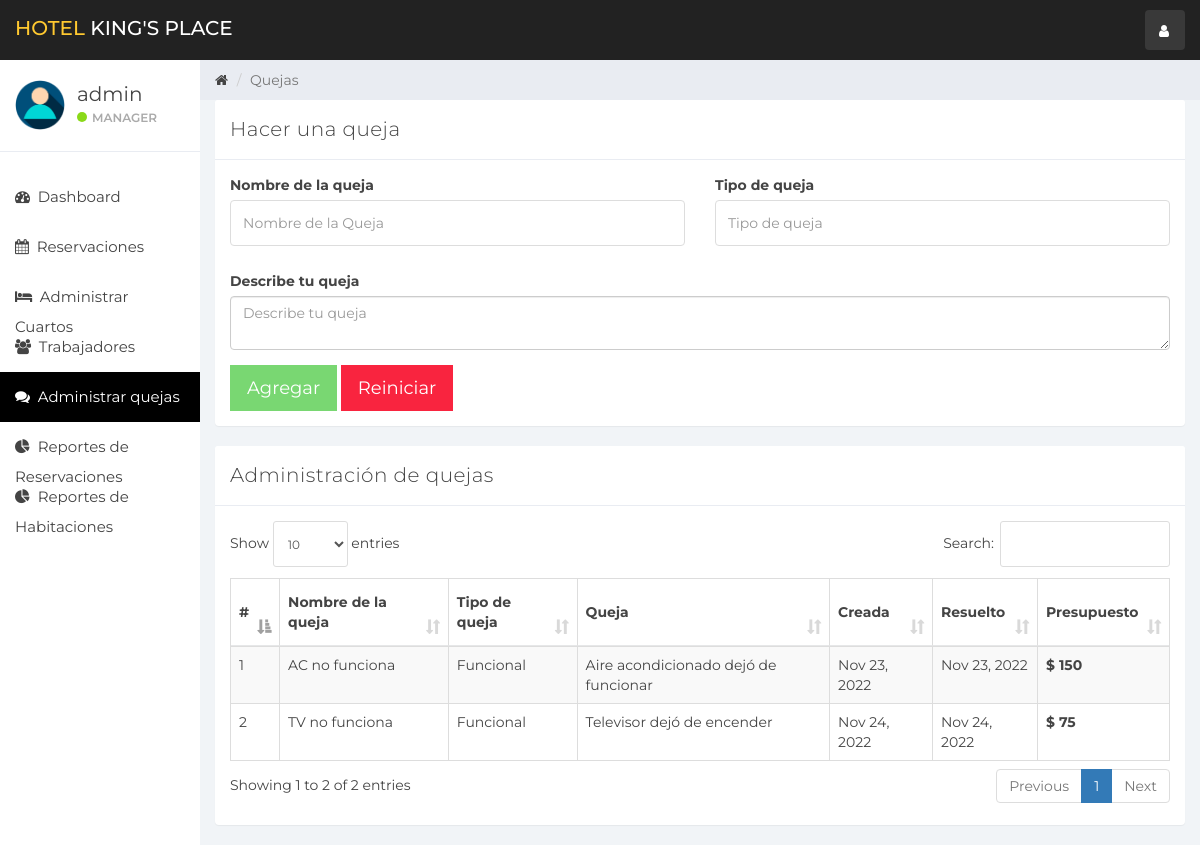
Page /index.php?quejas (signed in) on the earlier database version.
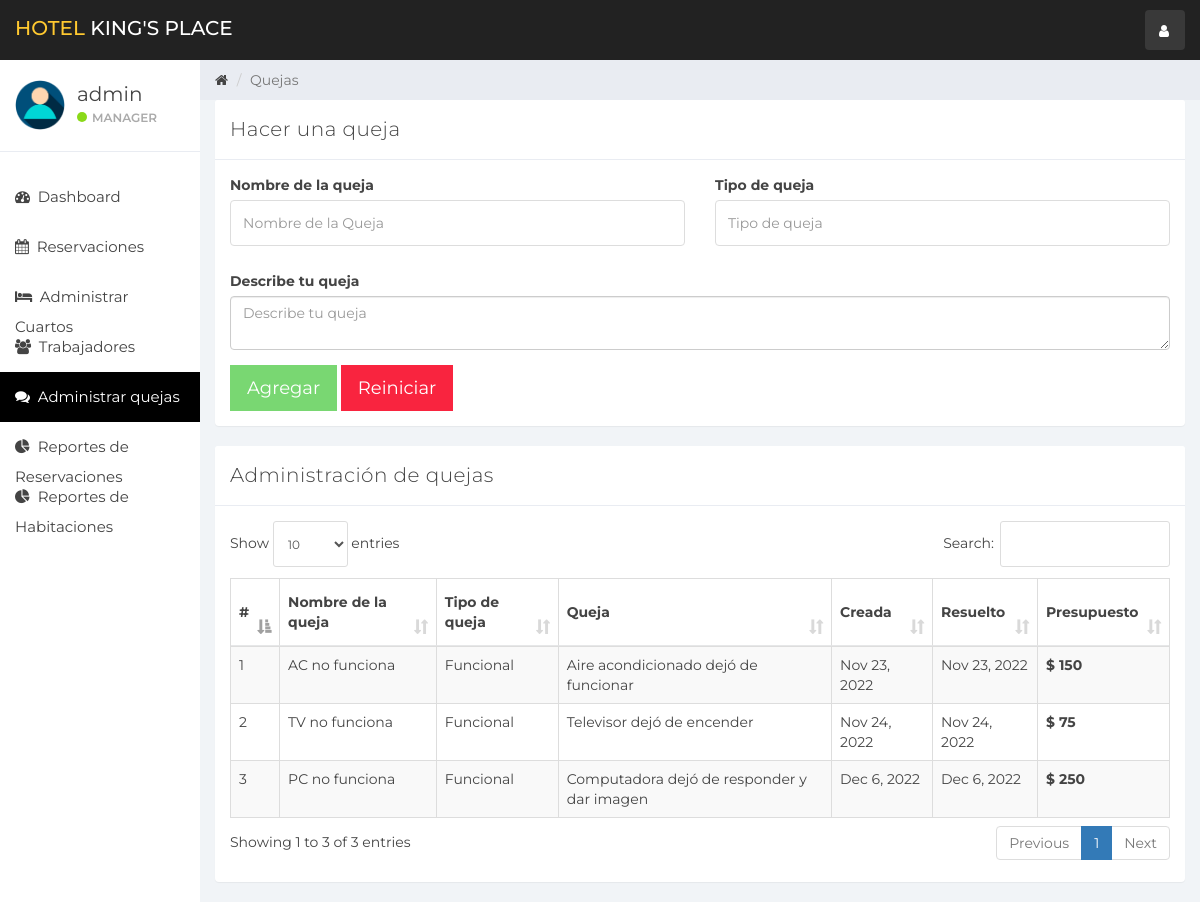
Same page on the later database version.
### tables this page shows
CREATE TABLE `quejas` (
  `id` int(11) NOT NULL,
  `nombreQueja` varchar(100) NOT NULL,
  `tipoQueja` varchar(100) NOT NULL,
  `Queja` varchar(200) NOT NULL,
  `fechaQueja` timestamp NOT NULL DEFAULT current_timestamp(),
  `EstadoResolucion` tinyint(1) NOT NULL,
  `FechaResolucion` timestamp NULL DEFAULT current_timestamp() ON UPDATE current_timestamp(),
  `presupuesto` int(11) DEFAULT NULL
);

### quejas.php (the view, shortened to what this page needs)
<div class="col-sm-9 col-sm-offset-3 col-lg-10 col-lg-offset-2 main">
    <div class="row">
        <ol class="breadcrumb">
            <li><a href="#">
                    <em class="fa fa-home"></em>
                </a></li>
            <li class="active">Quejas</li>
        </ol>
    </div>
    <div class="row">
        <div class="col-lg-12">
            <div class="panel panel-default">
                <div class="panel-heading">Hacer una queja</div>
                <div class="panel-body">
                    <form role="form"  data-toggle="validator" method="post" action="ajax.php">
                        <div class="row">
                            <div class="form-group col-lg-6">
                                <label>Nombre de la queja</label>
                                <input type="text" class="form-control" placeholder="Nombre de la Queja" name="complaint_name" required>
                            </div>
                            <div class="form-group col-lg-6">
                                <label>Tipo de queja</label>
                                <input type="text" class="form-control" placeholder="Tipo de queja" name="complaint_type" required>
                            </div>
                            <div class="form-group col-lg-12">
                                <label>Describe tu queja</label>
                                <textarea class="form-control" name="complaint" placeholder="Describe tu queja" required></textarea>
                            </div>
                        </div>
                        <button type="submit" class="btn btn-lg btn-success" name="createComplaint" style="border-radius:0%">Agregar</button>
                        <button type="reset" class="btn btn-lg btn-danger" style="border-radius:0%">Reiniciar</button>
                    </form>
                </div>
            </div>
        </div>
    </div>
    <div class="row">
        <div class="col-lg-12">
            <div class="panel panel-default">
                <div class="panel-heading">Administración de quejas</div>
                <div class="panel-body">
                    <table class="table table-striped table-bordered table-responsive" cellspacing="0" width="100%" id="rooms">
                        <thead>
                        <tr>
                            <th>#</th>
                            <th>Nombre de la queja</th>
                            <th>Tipo de queja</th>
                            <th>Queja</th>
                            <th>Creada</th>
                            <th>Resuelto</th>
                            <th>Presupuesto</th>
                        </tr>
                        </thead>
                        <tbody>
                        <?php
                        $complaint_query = "SELECT * FROM quejas";
                        $complaint_result = mysqli_query($connection, $complaint_query);
                        if (mysqli_num_rows($complaint_result) > 0) {
                            $num = 0;
                            while ($complaint = mysqli_fetch_assoc($complaint_result)) {
                                $num++
                                ?>
                                <tr>
                                    <td><?php echo $num ?></td>
                                    <td><?php echo $complaint['nombreQueja'] ?></td>
                                    <td><?php echo $complaint['tipoQueja'] ?></td>
                                    <td><?php echo $complaint['Queja'] ?></td>
                                    <td><?php echo date('M j, Y',strtotime($complaint['fechaQueja'])) ?></td>
                                    <td>
                                        <?php if(!$complaint['EstadoResolucion']){
                                            echo '<button class="btn btn-info" data-toggle="modal" style="border-radius:0%" data-target="#complaintModal" data-id="' . $complaint['id'] . '" id="complaint">Resolver</a>';
                                        } else{
                                            echo date('M j, Y',strtotime($complaint['FechaResolucion']));
                                        }
                                        ?>
                                    </td>
                                    <th>$ <?php echo $complaint['presupuesto'] ?></th>
                                </tr>
                            <?php }
                        } else {
                            echo "No Rooms";
                        }
                        ?>
                        </tbody>
                    </table>
                </div>
            </div>
        </div>
    </div>
</div>

Differences in the rows shown:
added quejas: nombreQueja "PC no funciona", tipoQueja "Funcional", Queja "Computadora dejó de responder y dar imagen", fechaQueja "Dec 6, 2022", FechaResolucion "Dec 6, 2022", presupuesto "250"
Other differences:
text written by a page script: "Show entries Search: Showing 1 to 2 of 2 entries Previous 1 Next" → "Show entries Search: Showing 1 to 3 of 3 entries Previous 1 Next"
